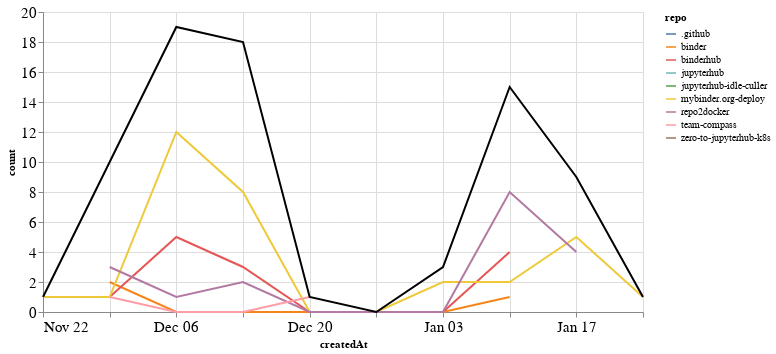

This figure's notebook cell:
### Markdown cell above
### Comments

### Code cell
comments_time = comments.groupby('repo').resample('W', on='createdAt').count()['author'].reset_index()
comments_time = comments_time.rename(columns={'author': 'count'})
comments_time_total = comments_time.groupby('createdAt').agg({"count": "sum"}).reset_index()
ch1 = alt.Chart(comments_time, width=600).mark_line().encode(
    x='createdAt',
    y='count',
    color='repo',
    tooltip="repo"
)

ch2 = alt.Chart(comments_time_total, width=600).mark_line(color="black").encode(
    x='createdAt',
    y='count',
)

ch1 + ch2

### Figure 1 — Vega-Lite specification as saved in the notebook (floating-point values rounded to 4 significant figures)
{"config": {"axisLeft": {"labelFontSize": 15}, "axisBottom": {"labelFontSize": 15}}, "layer": [{"data": {"name": "data-80804c79ac55a05ea37df0830c7b1454"}, "mark": "line", "encoding": {"color": {"type": "nominal", "field": "repo"}, "tooltip": {"type": "nominal", "field": "repo"}, "x": {"type": "temporal", "field": "createdAt"}, "y": {"type": "quantitative", "field": "count"}}, "width": 600}, {"data": {"name": "data-3d02a141c07590f04ff34d681a5564b1"}, "mark": {"type": "line", "color": "black"}, "encoding": {"x": {"type": "temporal", "field": "createdAt"}, "y": {"type": "quantitative", "field": "count"}}, "width": 600}], "$schema": "https://vega.github.io/schema/vega-lite/v4.8.1.json", "datasets": {"data-80804c79ac55a05ea37df0830c7b1454": [{"repo": ".github", "createdAt": "2020-12-06T00:00:00", "count": 1}, {"repo": "binder", "createdAt": "2020-11-29T00:00:00", "count": 2}, {"repo": "binder", "createdAt": "2020-12-06T00:00:00", "count": 0}, {"repo": "binder", "createdAt": "2020-12-13T00:00:00", "count": 0}, {"repo": "binder", "createdAt": "2020-12-20T00:00:00", "count": 0}, {"repo": "binder", "createdAt": "2020-12-27T00:00:00", "count": 0}, {"repo": "binder", "createdAt": "2021-01-03T00:00:00", "count": 0}, {"repo": "binder", "createdAt": "2021-01-10T00:00:00", "count": 1}, {"repo": "binderhub", "createdAt": "2020-11-29T00:00:00", "count": 1}, {"repo": "binderhub", "createdAt": "2020-12-06T00:00:00", "count": 5}, {"repo": "binderhub", "createdAt": "2020-12-13T00:00:00", "count": 3}, {"repo": "binderhub", "createdAt": "2020-12-20T00:00:00", "count": 0}, {"repo": "binderhub", "createdAt": "2020-12-27T00:00:00", "count": 0}, {"repo": "binderhub", "createdAt": "2021-01-03T00:00:00", "count": 0}, {"repo": "binderhub", "createdAt": "2021-01-10T00:00:00", "count": 4}, {"repo": "jupyterhub", "createdAt": "2020-11-29T00:00:00", "count": 2}, {"repo": "jupyterhub-idle-culler", "createdAt": "2021-01-03T00:00:00", "count": 1}, {"repo": "mybinder.org-deploy", "createdAt": "2020-11-22T00:00:00", "count": 1}, {"repo": "mybinder.org-deploy", "createdAt": "2020-11-29T00:00:00", "count": 1}, {"repo": "mybinder.org-deploy", "createdAt": "2020-12-06T00:00:00", "count": 12}, {"repo": "mybinder.org-deploy", "createdAt": "2020-12-13T00:00:00", "count": 8}, {"repo": "mybinder.org-deploy", "createdAt": "2020-12-20T00:00:00", "count": 0}, {"repo": "mybinder.org-deploy", "createdAt": "2020-12-27T00:00:00", "count": 0}, {"repo": "mybinder.org-deploy", "createdAt": "2021-01-03T00:00:00", "count": 2}, {"repo": "mybinder.org-deploy", "createdAt": "2021-01-10T00:00:00", "count": 2}, {"repo": "mybinder.org-deploy", "createdAt": "2021-01-17T00:00:00", "count": 5}, {"repo": "mybinder.org-deploy", "createdAt": "2021-01-24T00:00:00", "count": 1}, {"repo": "repo2docker", "createdAt": "2020-11-29T00:00:00", "count": 3}, {"repo": "repo2docker", "createdAt": "2020-12-06T00:00:00", "count": 1}, {"repo": "repo2docker", "createdAt": "2020-12-13T00:00:00", "count": 2}, {"repo": "repo2docker", "createdAt": "2020-12-20T00:00:00", "count": 0}, {"repo": "repo2docker", "createdAt": "2020-12-27T00:00:00", "count": 0}, {"repo": "repo2docker", "createdAt": "2021-01-03T00:00:00", "count": 0}, {"repo": "repo2docker", "createdAt": "2021-01-10T00:00:00", "count": 8}, {"repo": "repo2docker", "createdAt": "2021-01-17T00:00:00", "count": 4}, {"repo": "team-compass", "createdAt": "2020-11-29T00:00:00", "count": 1}, {"repo": "team-compass", "createdAt": "2020-12-06T00:00:00", "count": 0}, {"repo": "team-compass", "createdAt": "2020-12-13T00:00:00", "count": 0}, {"repo": "team-compass", "createdAt": "2020-12-20T00:00:00", "count": 1}, {"repo": "zero-to-jupyterhub-k8s", "createdAt": "2020-12-13T00:00:00", "count": 5}], "data-3d02a141c07590f04ff34d681a5564b1": [{"createdAt": "2020-11-22T00:00:00", "count": 1}, {"createdAt": "2020-11-29T00:00:00", "count": 10}, {"createdAt": "2020-12-06T00:00:00", "count": 19}, {"createdAt": "2020-12-13T00:00:00", "count": 18}, {"createdAt": "2020-12-20T00:00:00", "count": 1}, {"createdAt": "2020-12-27T00:00:00", "count": 0}, {"createdAt": "2021-01-03T00:00:00", "count": 3}, {"createdAt": "2021-01-10T00:00:00", "count": 15}, {"createdAt": "2021-01-17T00:00:00", "count": 9}, {"createdAt": "2021-01-24T00:00:00", "count": 1}]}}
